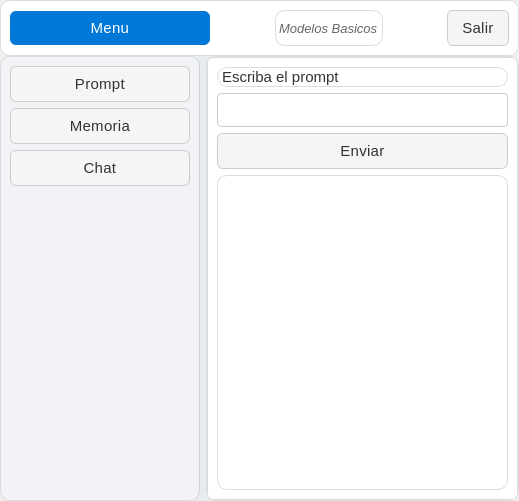
<?xml version="1.0" encoding="UTF-8"?>
<ui version="4.0">
 <class>Dialog</class>
 <widget class="QDialog" name="Dialog">
  <property name="geometry">
   <rect>
    <x>0</x>
    <y>0</y>
    <width>519</width>
    <height>501</height>
   </rect>
  </property>
  <property name="windowTitle">
   <string>Dialog</string>
  </property>
  <property name="styleSheet">
   <string notr="true">/* === Estilo general === */
QMainWindow {
    background-color: #f6f7fb;
    color: #333333;
    font-family: &quot;Segoe UI Variable&quot;, &quot;Roboto&quot;, &quot;Open Sans&quot;, sans-serif;
    font-size: 16px;
    font-weight: 300; /* Más delgada */
}

/* === Frames === */
QFrame {
    background-color: #ffffff;
    border-radius: 10px;
    border: 1px solid #dcdcdc;
}

/* Barra superior */
#frame_superior {
    background-color: #e8ecf1;
    border: none;
}

/* Panel lateral */
#frame_lateral {
    background-color: #f1f3f6;
    border-right: 1px solid #d1d1d1;
}

/* Área principal */
#frame_paginas {
    background-color: #ffffff;
}

/* === Botones === */
QPushButton {
    background-color: #f5f5f5;
    color: #333333;
    border: 1px solid #cccccc;
    border-radius: 6px;
    padding: 8px 14px;
    font-weight: 400;
    font-size: 15px;
    letter-spacing: 0.3px;
}

QPushButton:hover {
    background-color: #0078d7;
    color: #ffffff;
    border: 1px solid #0078d7;
}

QPushButton:pressed {
    background-color: #005a9e;
    color: #ffffff;
    border: 1px solid #005a9e;
}

/* Botón principal (Menú) */
#boton_menu {
    background-color: #0078d7;
    color: white;
    border: none;
    font-weight: 400;
}
#boton_menu:hover {
    background-color: #006cbe;
}
#boton_menu:pressed {
    background-color: #005a9e;
}

/* Botón salir */
#boton_salir {
    background-color: #e74c3c;
    color: white;
    border: none;
}
#boton_salir:hover {
    background-color: #c0392b;
}
#boton_salir:pressed {
    background-color: #a93226;
}

/* === Campos de texto === */
QLineEdit {
    background-color: #ffffff;
    color: #333333;
    border: 1px solid #cccccc;
    border-radius: 4px;
    padding: 6px 8px;
    font-size: 15px;
    font-weight: 300;
}

QLineEdit:focus {
    border: 1px solid #0078d7;
    background-color: #f9fcff;
}

/* === Labels === */
QLabel {
    color: #333333;
    font-weight: 300;
    font-size: 15px;
}

/* Label inferior o secundario */
#label {
    color: #666666;
    font-size: 13px;
    font-style: italic;
}

/* === Stacked Widget === */
QStackedWidget {
    background-color: #ffffff;
    border: 1px solid #dcdcdc;
    border-radius: 6px;
}

/* === Scrollbars === */
QScrollBar:vertical {
    border: none;
    background: #f0f0f0;
    width: 10px;
    border-radius: 4px;
}
QScrollBar::handle:vertical {
    background: #cccccc;
    min-height: 20px;
    border-radius: 4px;
}
QScrollBar::handle:vertical:hover {
    background: #0078d7;
}
QScrollBar::add-line:vertical,
QScrollBar::sub-line:vertical {
    height: 0;
}

/* === Layouts === */
QVBoxLayout, QHBoxLayout {
    spacing: 10px;
}

/* === Botones laterales === */
#boton_agregar, #boton_buscar, #boton_actualizar, #boton_eliminar, #boton_consultar {
    background-color: #ffffff;
    border: 1px solid #cccccc;
    color: #333333;
    font-weight: 400;
    font-size: 15px;
}

#boton_agregar:hover, 
#boton_buscar:hover, 
#boton_actualizar:hover, 
#boton_eliminar:hover,
#boton_consultar:hover {
    background-color: #e8f0fe;
    border: 1px solid #0078d7;
    color: #0078d7;
}

#boton_agregar:pressed, 
#boton_buscar:pressed, 
#boton_actualizar:pressed, 
#boton_eliminar:pressed ,
#boton_consultar:pressed{
    background-color: #cce0ff;
}

/* === Tooltips === */
QToolTip {
    background-color: #ffffff;
    color: #333333;
    border: 1px solid #0078d7;
    padding: 6px;
    border-radius: 4px;
    font-size: 14px;
}</string>
  </property>
  <layout class="QVBoxLayout" name="verticalLayout" stretch="1,8">
   <property name="spacing">
    <number>0</number>
   </property>
   <property name="leftMargin">
    <number>0</number>
   </property>
   <property name="topMargin">
    <number>0</number>
   </property>
   <property name="rightMargin">
    <number>0</number>
   </property>
   <property name="bottomMargin">
    <number>0</number>
   </property>
   <item>
    <widget class="QFrame" name="frameSuperior">
     <property name="frameShape">
      <enum>QFrame::StyledPanel</enum>
     </property>
     <property name="frameShadow">
      <enum>QFrame::Raised</enum>
     </property>
     <layout class="QHBoxLayout" name="horizontalLayout">
      <item>
       <widget class="QPushButton" name="boton_menu">
        <property name="minimumSize">
         <size>
          <width>200</width>
          <height>0</height>
         </size>
        </property>
        <property name="maximumSize">
         <size>
          <width>200</width>
          <height>16777215</height>
         </size>
        </property>
        <property name="text">
         <string>Menu</string>
        </property>
        <property name="icon">
         <iconset>
          <normaloff>../imagenes/boton_menu.png</normaloff>../imagenes/boton_menu.png</iconset>
        </property>
        <property name="iconSize">
         <size>
          <width>32</width>
          <height>32</height>
         </size>
        </property>
       </widget>
      </item>
      <item>
       <spacer name="horizontalSpacer">
        <property name="orientation">
         <enum>Qt::Horizontal</enum>
        </property>
        <property name="sizeHint" stdset="0">
         <size>
          <width>14</width>
          <height>20</height>
         </size>
        </property>
       </spacer>
      </item>
      <item>
       <widget class="QLabel" name="label">
        <property name="text">
         <string>Modelos Basicos</string>
        </property>
       </widget>
      </item>
      <item>
       <spacer name="horizontalSpacer_2">
        <property name="orientation">
         <enum>Qt::Horizontal</enum>
        </property>
        <property name="sizeHint" stdset="0">
         <size>
          <width>13</width>
          <height>20</height>
         </size>
        </property>
       </spacer>
      </item>
      <item>
       <widget class="QPushButton" name="boton_cerrar">
        <property name="text">
         <string>Salir</string>
        </property>
        <property name="icon">
         <iconset>
          <normaloff>../imagenes/boton_cerrar.png</normaloff>../imagenes/boton_cerrar.png</iconset>
        </property>
        <property name="iconSize">
         <size>
          <width>32</width>
          <height>32</height>
         </size>
        </property>
       </widget>
      </item>
     </layout>
    </widget>
   </item>
   <item>
    <widget class="QFrame" name="frame_superior">
     <property name="frameShape">
      <enum>QFrame::StyledPanel</enum>
     </property>
     <property name="frameShadow">
      <enum>QFrame::Raised</enum>
     </property>
     <layout class="QHBoxLayout" name="horizontalLayout_2">
      <property name="leftMargin">
       <number>0</number>
      </property>
      <property name="topMargin">
       <number>0</number>
      </property>
      <property name="rightMargin">
       <number>0</number>
      </property>
      <property name="bottomMargin">
       <number>0</number>
      </property>
      <item>
       <widget class="QFrame" name="frame_lateral">
        <property name="minimumSize">
         <size>
          <width>200</width>
          <height>0</height>
         </size>
        </property>
        <property name="maximumSize">
         <size>
          <width>0</width>
          <height>16777215</height>
         </size>
        </property>
        <property name="frameShape">
         <enum>QFrame::StyledPanel</enum>
        </property>
        <property name="frameShadow">
         <enum>QFrame::Raised</enum>
        </property>
        <layout class="QVBoxLayout" name="verticalLayout_2">
         <item>
          <widget class="QPushButton" name="boton_prompt">
           <property name="text">
            <string>Prompt</string>
           </property>
          </widget>
         </item>
         <item>
          <widget class="QPushButton" name="boton_memoria">
           <property name="text">
            <string>Memoria</string>
           </property>
          </widget>
         </item>
         <item>
          <widget class="QPushButton" name="boton_chat">
           <property name="text">
            <string>Chat</string>
           </property>
          </widget>
         </item>
         <item>
          <spacer name="verticalSpacer">
           <property name="orientation">
            <enum>Qt::Vertical</enum>
           </property>
           <property name="sizeHint" stdset="0">
            <size>
             <width>20</width>
             <height>282</height>
            </size>
           </property>
          </spacer>
         </item>
        </layout>
       </widget>
      </item>
      <item>
       <widget class="QFrame" name="frame_paginas">
        <property name="frameShape">
         <enum>QFrame::StyledPanel</enum>
        </property>
        <property name="frameShadow">
         <enum>QFrame::Raised</enum>
        </property>
        <layout class="QVBoxLayout" name="verticalLayout_3">
         <property name="spacing">
          <number>0</number>
         </property>
         <property name="leftMargin">
          <number>0</number>
         </property>
         <property name="topMargin">
          <number>0</number>
         </property>
         <property name="rightMargin">
          <number>0</number>
         </property>
         <property name="bottomMargin">
          <number>0</number>
         </property>
         <item>
          <widget class="QStackedWidget" name="stackedWidget">
           <widget class="QWidget" name="page_prompt">
            <layout class="QVBoxLayout" name="verticalLayout_4">
             <item>
              <widget class="QLabel" name="label_2">
               <property name="text">
                <string>Escriba el prompt</string>
               </property>
              </widget>
             </item>
             <item>
              <widget class="QLineEdit" name="input_prompt"/>
             </item>
             <item>
              <widget class="QPushButton" name="boton_enviar">
               <property name="text">
                <string>Enviar</string>
               </property>
              </widget>
             </item>
             <item>
              <widget class="QTextEdit" name="output_response"/>
             </item>
            </layout>
           </widget>
           <widget class="QWidget" name="page_memoria">
            <widget class="QStackedWidget" name="stackedWidget_2">
             <property name="geometry">
              <rect>
               <x>0</x>
               <y>0</y>
               <width>311</width>
               <height>429</height>
              </rect>
             </property>
             <widget class="QWidget" name="page_prompt_2">
              <layout class="QVBoxLayout" name="verticalLayout_5">
               <item>
                <widget class="QLabel" name="label_3">
                 <property name="text">
                  <string>Escriba el prompt para el historial</string>
                 </property>
                </widget>
               </item>
               <item>
                <widget class="QLineEdit" name="input_prompt_2"/>
               </item>
               <item>
                <widget class="QPushButton" name="boton_enviar_2">
                 <property name="text">
                  <string>Enviar</string>
                 </property>
                </widget>
               </item>
               <item>
                <widget class="QTextEdit" name="output_response_2"/>
               </item>
              </layout>
             </widget>
             <widget class="QWidget" name="page_memoria_2"/>
             <widget class="QWidget" name="page_chat_2"/>
            </widget>
           </widget>
           <widget class="QWidget" name="page_chat">
            <widget class="QStackedWidget" name="stackedWidget_3">
             <property name="geometry">
              <rect>
               <x>10</x>
               <y>0</y>
               <width>276</width>
               <height>320</height>
              </rect>
             </property>
             <widget class="QWidget" name="page_prompt_4">
              <layout class="QVBoxLayout" name="verticalLayout_7">
               <item>
                <widget class="QLabel" name="label_5">
                 <property name="text">
                  <string>Escriba el prompt para el chat</string>
                 </property>
                </widget>
               </item>
               <item>
                <widget class="QLineEdit" name="input_prompt_4"/>
               </item>
               <item>
                <widget class="QPushButton" name="boton_enviar_4">
                 <property name="text">
                  <string>Enviar</string>
                 </property>
                </widget>
               </item>
               <item>
                <widget class="QTextEdit" name="output_response_4"/>
               </item>
              </layout>
             </widget>
             <widget class="QWidget" name="page_memoria_4"/>
             <widget class="QWidget" name="page_chat_4"/>
            </widget>
           </widget>
          </widget>
         </item>
        </layout>
       </widget>
      </item>
     </layout>
    </widget>
   </item>
  </layout>
 </widget>
 <resources/>
 <connections/>
</ui>
